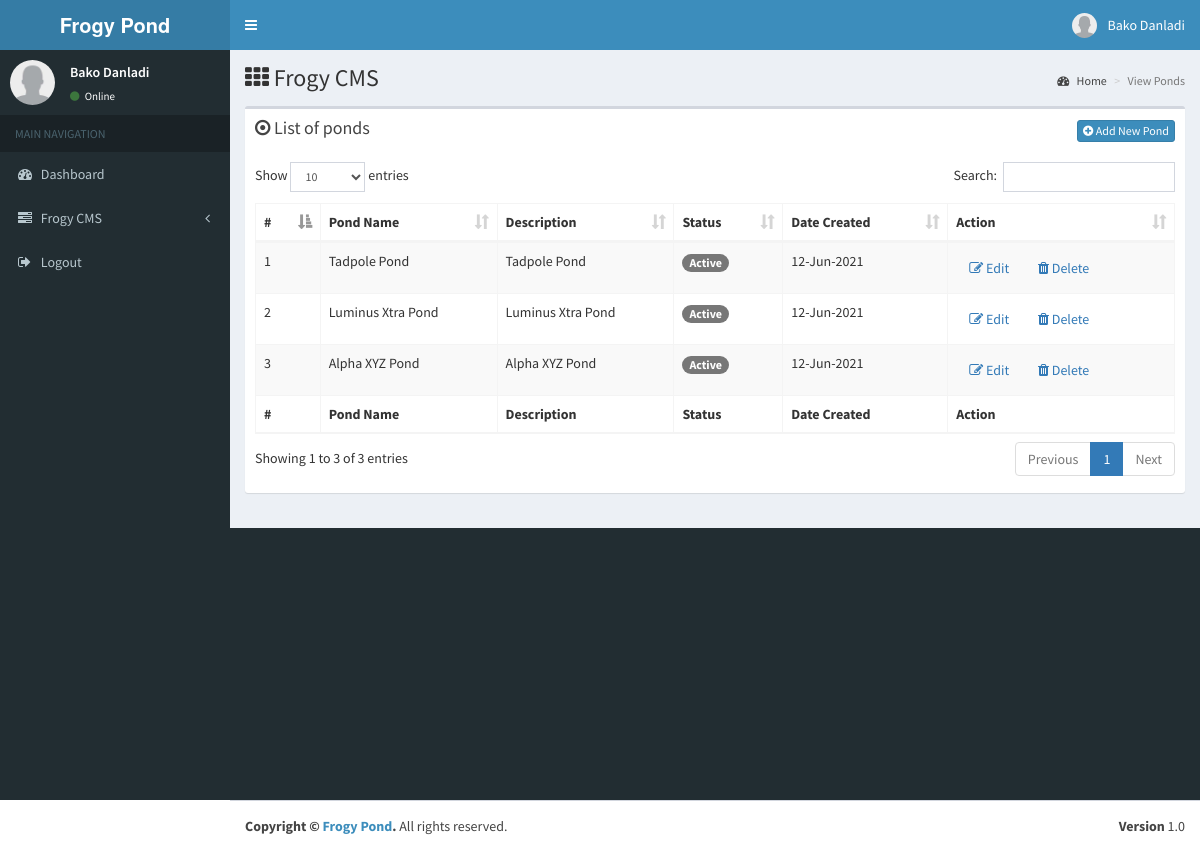
Page /adminend/viewponds.php (signed in) on the committed database.
### tables this page shows
CREATE TABLE `ponds` (
  `pond_id` int(11) NOT NULL,
  `pond_name` varchar(150) NOT NULL,
  `pond_desc` text,
  `pond_status` enum('Active','Inactive','Deleted') NOT NULL DEFAULT 'Active',
  `date_created` timestamp NULL DEFAULT CURRENT_TIMESTAMP
);

### frogy/frogyclass.php (called while the page is built, shortened)
<?php
class DatabaseConfig{
	public function __construct(){
		$this->dbcon = new Mysqli(DB_SERVER_NAME, DB_USERNAME, DB_PASSWORD, DB_DATABASE_NAME);
	}
}
class Pond{
	public $dbobj;
	public function __construct(){
		$this->dbobj = new DatabaseConfig;
	}
	public function getPonds(){
		$sql = "SELECT * FROM ponds WHERE pond_status!='Deleted' ORDER BY pond_id DESC";
		$result = $this->dbobj->dbcon->query($sql);
		$row = $result->fetch_all(MYSQLI_ASSOC);
		return $row;
	}
}
?>

### adminend/viewponds.php (the view, shortened to what this page needs)
<?php
include_once("header.php");
$objpond = new Pond;
$pondsdata = $objpond->getPonds();
?>
  <div class="content-wrapper">
    <section class="content-header">
      <h1>
       <i class="fa fa-th"></i> Frogy CMS
      </h1>
      <ol class="breadcrumb">
        <li><a href="dashboard.php"><i class="fa fa-dashboard"></i> Home</a></li>
        <li class="active">View Ponds</li>
      </ol>
    </section>
    <section class="content">
	    <div class="row">
	        <div class="col-xs-12">
		        <div class="box">
		            <div class="box-header">
		              <h3 class="box-title"><i class="fa fa-dot-circle-o"></i> List of ponds</h3>
		              <div class="pull-right" style="clear:both">
		              	<a  href="addpond.php" data-title="Add New Pond" data-remote="false" data-toggle="modal" data-target="#myModal" class="btn btn-primary btn-xs"><i class="fa fa-plus-circle"></i> Add New Pond</a>
		              </div>
		            </div>
		            <div class="box-body table-responsive">
			            <table id="example1" class="table table-bordered table-striped table-hover ">
			            	<thead>
				                <tr>
				                  	<th>#</th>
	                            	<th>Pond Name</th>
	                            	<th>Description</th>
	                            	<th>Status</th>
	                            	<th>Date Created</th>
	                            	<th>Action</th>
				                </tr>
				            </thead>
				            <tbody>
				            <?php
				            	if(is_array($pondsdata) && count($pondsdata)>0){
				            		 $kounter = 1;
		                              foreach($pondsdata as $key => $value){
		                         ?>
				            	<tr>
				            		<td><?php echo $kounter++; ?></td>
		                            <td><?php echo $value['pond_name'] ?></td>
		                            <td><?php echo $value['pond_desc'] ?></td>
		                            <td>
		                            	<?php
		                            	if($value['pond_status']=='Active'){ ?>
			                                <span class="badge badge-pill badge-success">
			                                  <?php echo $value['pond_status'] ?>
			                                </span>
		                              	<?php }elseif($value['pond_status']=='Inactive'){ ?>
			                                <span class="badge badge-pill badge-warning">
			                                  <?php echo $value['pond_status'] ?>
			                                </span>
			                            <?php }elseif($value['pond_status']=='Deleted'){ ?>
			                                <span class="badge badge-pill badge-danger">
			                                  <?php echo $value['pond_status'] ?>
			                                </span>
		                              	<?php } ?>
		                            </td>
		                            <td>
		                            	<?php
		                            		echo date('d-M-Y', strtotime($value['date_created']))
		                            	?>
		                            </td>
		                            <td>
		                            	<a  href="editpond.php?id=<?php echo $value['pond_id']; ?>" data-title="Edit Pond: <?php echo $value['pond_name']; ?>" data-remote="false" data-toggle="modal" data-target="#myModal" class="btn btn-link text-left"><i class="fa fa-edit"></i> Edit</a>
		                            	<a  href="deletepond.php?id=<?php echo $value['pond_id']; ?>" data-title="Delete Pond: <?php echo $value['pond_name']; ?>" data-remote="false" data-toggle="modal" data-target="#myModal" class="btn btn-link text-left"><i class="fa fa-trash"></i> Delete</a>
		                            </td>
	                            </tr>
	                            <?php
	                            		}
		                        	}
		                        ?>
			                </tbody>
			                <tfoot>
				                <tr>
					               	<th>#</th>
	                            	<th>Pond Name</th>
	                            	<th>Description</th>
	                            	<th>Status</th>
	                            	<th>Date Created</th>
	                            	<th>Action</th>
				                </tr>
			                </tfoot>
			            </table>
		            </div>
		        </div>
	      	</div>
	    </div>
	</section>
</div>
<?php include_once("footer.php"); ?>

### rows in the picture
ponds: pond_name "Tadpole Pond", pond_desc "Tadpole Pond", pond_status "Active", date_created "12-Jun-2021"
ponds: pond_name "Luminus Xtra Pond", pond_desc "Luminus Xtra Pond", pond_status "Active", date_created "12-Jun-2021"
ponds: pond_name "Alpha XYZ Pond", pond_desc "Alpha XYZ Pond", pond_status "Active", date_created "12-Jun-2021"

### other values in the picture
APP_NAME "Frogy Pond"
$user_firstname "Bako"
$user_lastname "Danladi"
